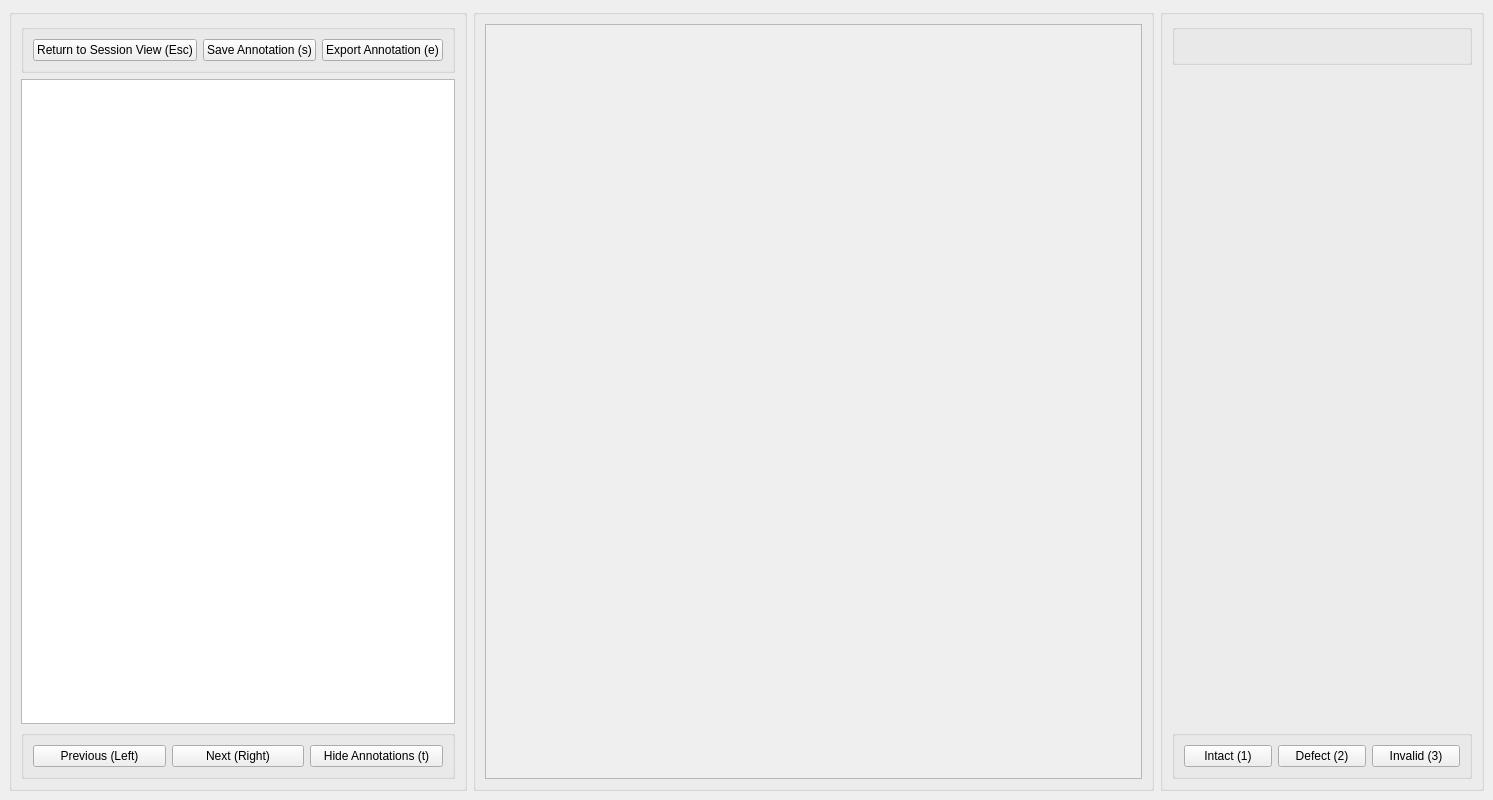
<?xml version="1.0" encoding="UTF-8"?>
<ui version="4.0">
 <class>StackedWidget</class>
 <widget class="QStackedWidget" name="StackedWidget">
  <property name="geometry">
   <rect>
    <x>0</x>
    <y>0</y>
    <width>1493</width>
    <height>800</height>
   </rect>
  </property>
  <property name="windowTitle">
   <string>DNAO Analysis Tool</string>
  </property>
  <property name="currentIndex">
   <number>2</number>
  </property>
  <widget class="QWidget" name="pg_main">
   <property name="accessibleName">
    <string/>
   </property>
   <layout class="QHBoxLayout" name="horizontalLayout">
    <item>
     <widget class="QGroupBox" name="grp_session_selection">
      <property name="title">
       <string>Sessions</string>
      </property>
      <layout class="QVBoxLayout" name="verticalLayout_2">
       <item>
        <widget class="QGroupBox" name="grp_main_btns">
         <property name="title">
          <string/>
         </property>
         <layout class="QHBoxLayout" name="horizontalLayout_6">
          <item>
           <widget class="QPushButton" name="btn_create_session">
            <property name="text">
             <string>Create Session</string>
            </property>
           </widget>
          </item>
          <item>
           <widget class="QPushButton" name="btn_load_session">
            <property name="text">
             <string>Load Session</string>
            </property>
           </widget>
          </item>
          <item>
           <widget class="QPushButton" name="btn_delete_session">
            <property name="text">
             <string>Delete Session</string>
            </property>
           </widget>
          </item>
         </layout>
        </widget>
       </item>
       <item>
        <widget class="QListView" name="lst_sessions"/>
       </item>
      </layout>
     </widget>
    </item>
    <item>
     <widget class="QGroupBox" name="grp_details">
      <property name="title">
       <string>Details</string>
      </property>
      <layout class="QVBoxLayout" name="verticalLayout">
       <item>
        <widget class="QListView" name="lst_session_stats"/>
       </item>
      </layout>
     </widget>
    </item>
   </layout>
  </widget>
  <widget class="QWidget" name="pg_session">
   <layout class="QHBoxLayout" name="horizontalLayout_2">
    <item>
     <widget class="QGroupBox" name="grp_afm_imgs">
      <property name="title">
       <string>AFM Images</string>
      </property>
      <layout class="QVBoxLayout" name="verticalLayout_3">
       <item>
        <widget class="QGroupBox" name="grp_session_btns">
         <property name="title">
          <string/>
         </property>
         <layout class="QHBoxLayout" name="horizontalLayout_5">
          <item>
           <widget class="QPushButton" name="btn_return_to_main">
            <property name="text">
             <string>Return</string>
            </property>
           </widget>
          </item>
          <item>
           <widget class="QPushButton" name="btn_load_img">
            <property name="text">
             <string>Load Images</string>
            </property>
           </widget>
          </item>
          <item>
           <widget class="QPushButton" name="btn_load_folder">
            <property name="text">
             <string>Load Folder</string>
            </property>
           </widget>
          </item>
          <item>
           <widget class="QPushButton" name="btn_start_annotation">
            <property name="text">
             <string>Start/Continue Annotation</string>
            </property>
           </widget>
          </item>
          <item>
           <widget class="QPushButton" name="btn_delete_annotation">
            <property name="text">
             <string>Delete Annotation</string>
            </property>
           </widget>
          </item>
         </layout>
        </widget>
       </item>
       <item>
        <widget class="QListView" name="lst_session_img">
         <property name="selectionMode">
          <enum>QAbstractItemView::SelectionMode::SingleSelection</enum>
         </property>
        </widget>
       </item>
       <item>
        <widget class="QProgressBar" name="progress_preprocessing">
         <property name="value">
          <number>0</number>
         </property>
         <property name="textVisible">
          <bool>true</bool>
         </property>
        </widget>
       </item>
       <item>
        <widget class="QLabel" name="lbl_preprocessing_status">
         <property name="text">
          <string>Preprocessing: 0/0 images</string>
         </property>
        </widget>
       </item>
      </layout>
     </widget>
    </item>
    <item>
     <widget class="QGroupBox" name="grp_afm_results">
      <property name="title">
       <string/>
      </property>
      <layout class="QVBoxLayout" name="verticalLayout_6">
       <item>
        <widget class="QGroupBox" name="grp_results_preview">
         <property name="sizePolicy">
          <sizepolicy hsizetype="Preferred" vsizetype="Minimum">
           <horstretch>0</horstretch>
           <verstretch>0</verstretch>
          </sizepolicy>
         </property>
         <property name="title">
          <string/>
         </property>
         <layout class="QHBoxLayout" name="horizontalLayout_10">
          <item>
           <widget class="QLabel" name="lbl_intact_preview">
            <property name="text">
             <string/>
            </property>
           </widget>
          </item>
          <item>
           <widget class="QLabel" name="lbl_defect_preview">
            <property name="text">
             <string/>
            </property>
           </widget>
          </item>
          <item>
           <widget class="QLabel" name="lbl_total_preview">
            <property name="text">
             <string/>
            </property>
           </widget>
          </item>
          <item>
           <widget class="QLabel" name="lbl_yield_preview">
            <property name="text">
             <string/>
            </property>
           </widget>
          </item>
         </layout>
        </widget>
       </item>
       <item>
        <widget class="QLabel" name="lbl_img_preview">
         <property name="enabled">
          <bool>true</bool>
         </property>
         <property name="sizePolicy">
          <sizepolicy hsizetype="Expanding" vsizetype="Expanding">
           <horstretch>1</horstretch>
           <verstretch>0</verstretch>
          </sizepolicy>
         </property>
         <property name="minimumSize">
          <size>
           <width>600</width>
           <height>400</height>
          </size>
         </property>
         <property name="text">
          <string/>
         </property>
         <property name="alignment">
          <set>Qt::AlignmentFlag::AlignCenter</set>
         </property>
        </widget>
       </item>
      </layout>
     </widget>
    </item>
   </layout>
  </widget>
  <widget class="QWidget" name="pg_img">
   <layout class="QHBoxLayout" name="horizontalLayout_3">
    <item>
     <widget class="QGroupBox" name="grp_annotation_menu">
      <property name="title">
       <string/>
      </property>
      <layout class="QVBoxLayout" name="verticalLayout_4">
       <item>
        <widget class="QGroupBox" name="groupBox">
         <property name="title">
          <string/>
         </property>
         <layout class="QHBoxLayout" name="horizontalLayout_4">
          <item>
           <widget class="QPushButton" name="btn_return_session">
            <property name="text">
             <string>Return to Session View (Esc)</string>
            </property>
           </widget>
          </item>
          <item>
           <widget class="QPushButton" name="btn_save_annotation">
            <property name="text">
             <string>Save Annotation (s)</string>
            </property>
           </widget>
          </item>
          <item>
           <widget class="QPushButton" name="btn_export_annotation">
            <property name="text">
             <string>Export Annotation (e)</string>
            </property>
           </widget>
          </item>
         </layout>
        </widget>
       </item>
       <item>
        <widget class="QListView" name="lst_dnao">
         <property name="sizePolicy">
          <sizepolicy hsizetype="Preferred" vsizetype="Expanding">
           <horstretch>0</horstretch>
           <verstretch>0</verstretch>
          </sizepolicy>
         </property>
        </widget>
       </item>
       <item>
        <widget class="QGroupBox" name="grp_navigation_btns">
         <property name="title">
          <string/>
         </property>
         <layout class="QHBoxLayout" name="horizontalLayout_8">
          <item>
           <widget class="QPushButton" name="btn_previous_dnao">
            <property name="text">
             <string>Previous (Left)</string>
            </property>
           </widget>
          </item>
          <item>
           <widget class="QPushButton" name="btn_next_dnao">
            <property name="text">
             <string>Next (Right)</string>
            </property>
           </widget>
          </item>
          <item>
           <widget class="QPushButton" name="btn_toggle_visualization">
            <property name="text">
             <string>Hide Annotations (t)</string>
            </property>
           </widget>
          </item>
         </layout>
        </widget>
       </item>
      </layout>
     </widget>
    </item>
    <item>
     <widget class="QGroupBox" name="grp_afm_img">
      <property name="sizePolicy">
       <sizepolicy hsizetype="Expanding" vsizetype="Expanding">
        <horstretch>2</horstretch>
        <verstretch>2</verstretch>
       </sizepolicy>
      </property>
      <property name="title">
       <string/>
      </property>
      <layout class="QVBoxLayout" name="verticalLayout_5">
       <item>
        <widget class="QScrollArea" name="scrollArea_afm_img">
         <property name="widgetResizable">
          <bool>true</bool>
         </property>
         <widget class="QWidget" name="widget">
          <property name="geometry">
           <rect>
            <x>0</x>
            <y>0</y>
            <width>643</width>
            <height>753</height>
           </rect>
          </property>
          <property name="sizePolicy">
           <sizepolicy hsizetype="Expanding" vsizetype="Expanding">
            <horstretch>0</horstretch>
            <verstretch>0</verstretch>
           </sizepolicy>
          </property>
          <widget class="ZoomableImageLabel" name="lbl_afm_img">
           <property name="geometry">
            <rect>
             <x>0</x>
             <y>0</y>
             <width>100</width>
             <height>100</height>
            </rect>
           </property>
           <property name="sizePolicy">
            <sizepolicy hsizetype="Expanding" vsizetype="Expanding">
             <horstretch>0</horstretch>
             <verstretch>0</verstretch>
            </sizepolicy>
           </property>
           <property name="minimumSize">
            <size>
             <width>100</width>
             <height>100</height>
            </size>
           </property>
           <property name="text">
            <string/>
           </property>
           <property name="alignment">
            <set>Qt::AlignmentFlag::AlignCenter</set>
           </property>
          </widget>
         </widget>
        </widget>
       </item>
      </layout>
     </widget>
    </item>
    <item>
     <widget class="QGroupBox" name="grp_afm_details">
      <property name="sizePolicy">
       <sizepolicy hsizetype="Expanding" vsizetype="Expanding">
        <horstretch>0</horstretch>
        <verstretch>0</verstretch>
       </sizepolicy>
      </property>
      <property name="title">
       <string/>
      </property>
      <layout class="QVBoxLayout" name="verticalLayout_7">
       <item>
        <widget class="QGroupBox" name="grp_img_results">
         <property name="sizePolicy">
          <sizepolicy hsizetype="Preferred" vsizetype="Minimum">
           <horstretch>0</horstretch>
           <verstretch>0</verstretch>
          </sizepolicy>
         </property>
         <property name="title">
          <string/>
         </property>
         <layout class="QHBoxLayout" name="horizontalLayout_9">
          <item>
           <widget class="QLabel" name="lbl_intact_dnao">
            <property name="text">
             <string/>
            </property>
           </widget>
          </item>
          <item>
           <widget class="QLabel" name="lbl_defect_dnao">
            <property name="text">
             <string/>
            </property>
           </widget>
          </item>
          <item>
           <widget class="QLabel" name="lbl_total_dnao">
            <property name="text">
             <string/>
            </property>
           </widget>
          </item>
          <item>
           <widget class="QLabel" name="lbl_yield_dnao">
            <property name="text">
             <string/>
            </property>
           </widget>
          </item>
         </layout>
        </widget>
       </item>
       <item>
        <widget class="QLabel" name="lbl_dnao_closeup">
         <property name="sizePolicy">
          <sizepolicy hsizetype="Expanding" vsizetype="Expanding">
           <horstretch>0</horstretch>
           <verstretch>0</verstretch>
          </sizepolicy>
         </property>
         <property name="minimumSize">
          <size>
           <width>300</width>
           <height>200</height>
          </size>
         </property>
         <property name="text">
          <string/>
         </property>
        </widget>
       </item>
       <item>
        <widget class="QGroupBox" name="grp_classification_btns">
         <property name="title">
          <string/>
         </property>
         <layout class="QHBoxLayout" name="horizontalLayout_7">
          <item>
           <widget class="QPushButton" name="btn_set_intact">
            <property name="text">
             <string>Intact (1)</string>
            </property>
           </widget>
          </item>
          <item>
           <widget class="QPushButton" name="btn_set_defect">
            <property name="text">
             <string>Defect (2)</string>
            </property>
           </widget>
          </item>
          <item>
           <widget class="QPushButton" name="btn_set_invalid">
            <property name="text">
             <string>Invalid (3)</string>
            </property>
           </widget>
          </item>
         </layout>
        </widget>
       </item>
      </layout>
     </widget>
    </item>
   </layout>
  </widget>
 </widget>
 <customwidgets>
  <customwidget>
   <class>ZoomableImageLabel</class>
   <extends>QLabel</extends>
   <header>zoomable_image_label.h</header>
  </customwidget>
 </customwidgets>
 <resources/>
 <connections/>
</ui>
